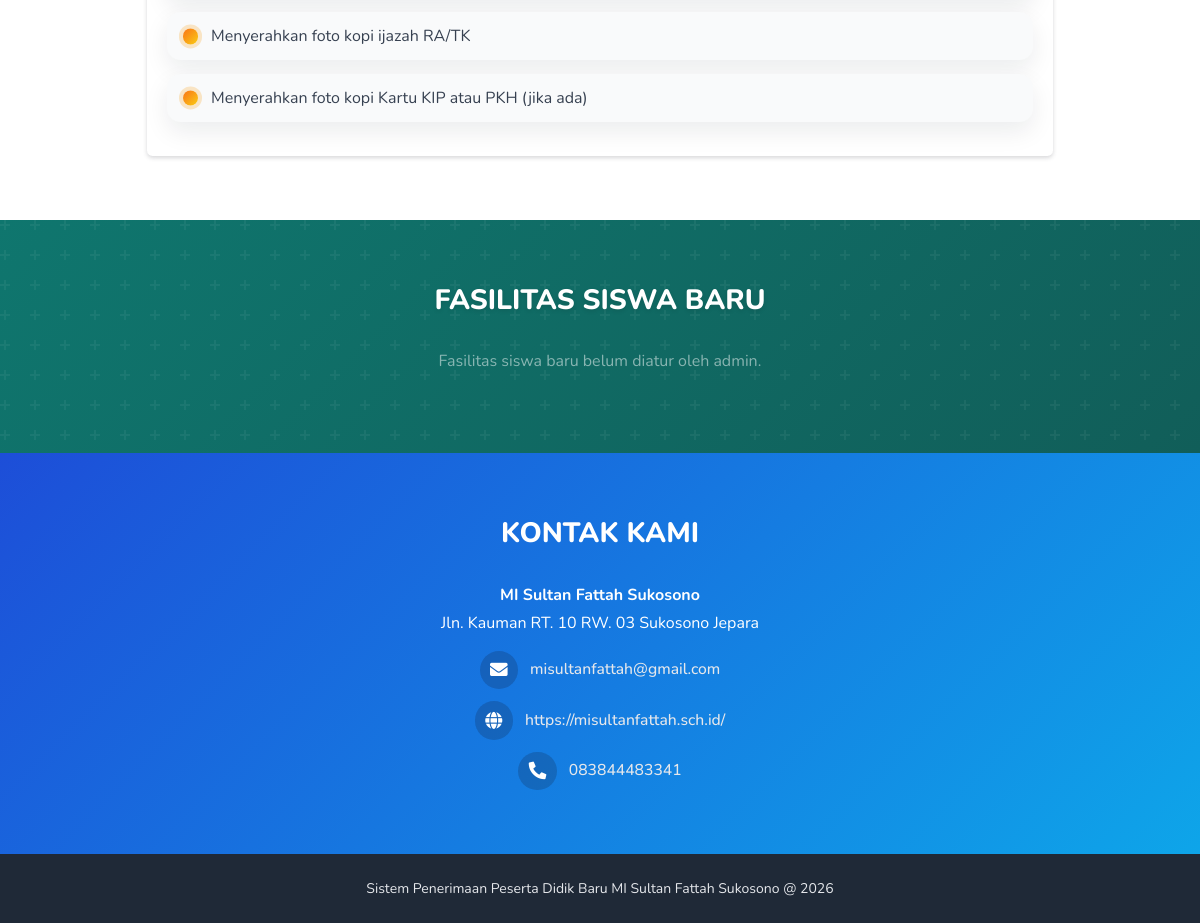
Before: / (lower part) with the older database file.
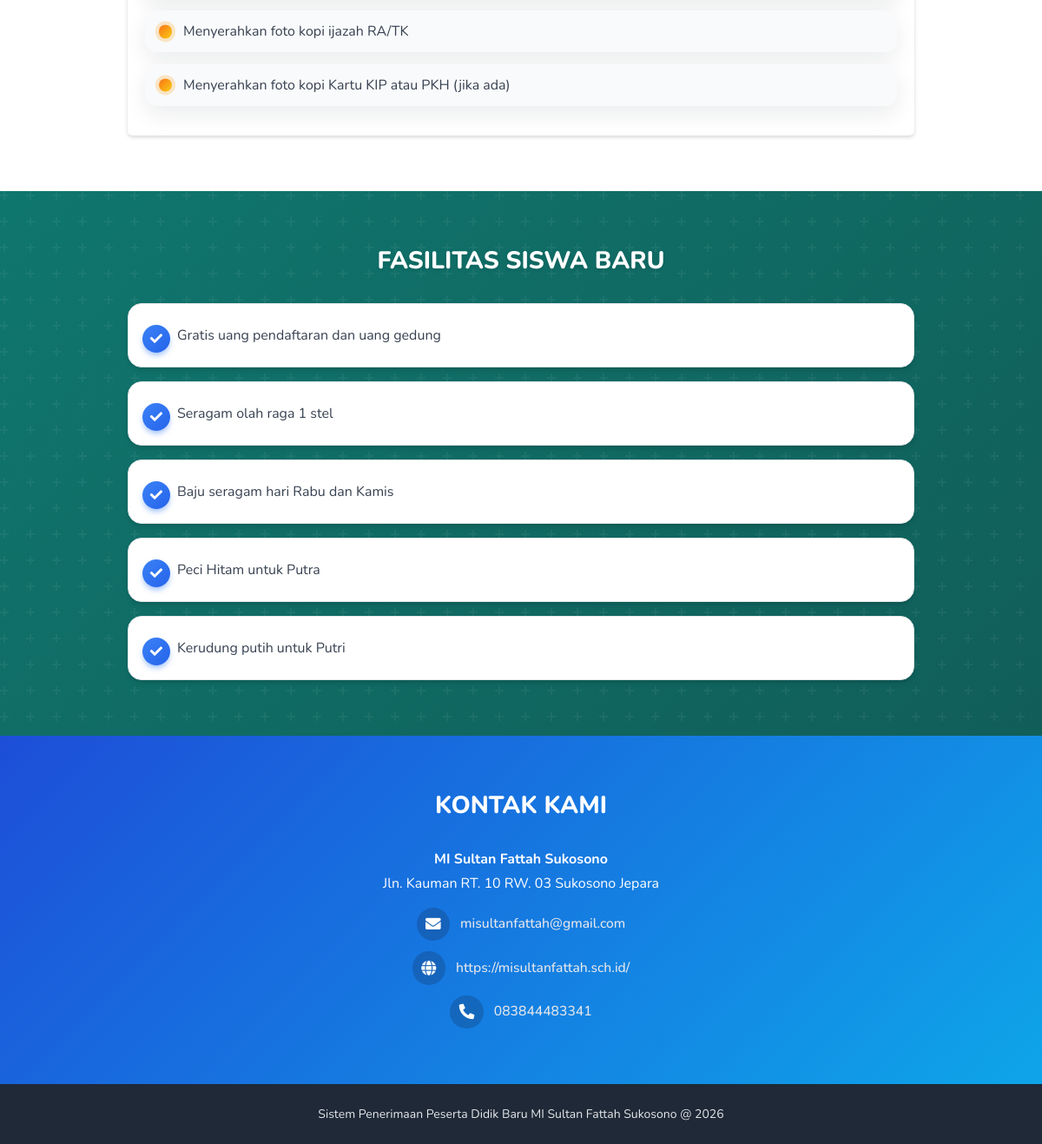
After: the same page with the newer database file.
### tables this page shows
CREATE TABLE `pengaturan` (
  `id` int unsigned NOT NULL AUTO_INCREMENT,
  `nama` varchar(50) NOT NULL,
  `nilai` text NOT NULL,
  PRIMARY KEY (`id`),
  UNIQUE KEY `nama` (`nama`)
);

### config.php (called while the page is built, shortened)
<?php
$db_host = 'localhost';
$db_user = 'root';
$db_pass = '';
$db_name = 'ppdb_2026';
$mysqli = new mysqli($db_host, $db_user, $db_pass, $db_name);
$mysqli->set_charset('utf8mb4');
function get_option(string $name, string $default = ''): string
{
    global $mysqli;
    $stmt = $mysqli->prepare('SELECT nilai FROM pengaturan WHERE nama = ? LIMIT 1');
    $stmt->bind_param('s', $name);
    $stmt->execute();
    $stmt->bind_result($nilai);
    if ($stmt->fetch()) {
        return (string)$nilai;
    }
    return $default;
}
function get_ppdb_status(): string
{
    $manual = get_option('status_pendaftaran', 'tutup');
    $start = get_option('pendaftaran_start_at', '');
    $end = get_option('pendaftaran_end_at', '') !== '' ? get_option('pendaftaran_end_at', '') : get_option('pendaftaran_open_until', '');
    if ($start === '' && $end === '') {
        return $manual;
    }
    return 'buka';
}

### index.php (the view, shortened to what the changed rows need)
<?php
require __DIR__ . '/config.php';
$status_pendaftaran = get_ppdb_status();
$info_pendaftaran = get_option('info_pendaftaran', 'Informasi PPDB belum diatur.');
$syarat_pendaftaran = get_option('syarat_pendaftaran', '');
$fasilitas_siswa = get_option('fasilitas_siswa', '');
?>
<!DOCTYPE html>
<html lang="id">
<head>
    <link href="assets/vendor/fontawesome-free/css/all.min.css" rel="stylesheet" type="text/css">
    <link href="assets/css/sb-admin-2.min.css" rel="stylesheet">
</head>
<body id="page-top">
    <section id="fasilitas" class="section section-fasilitas">
        <div class="container" style="position: relative; z-index: 1;">
            <div class="row justify-content-center">
                <div class="col-lg-10">
                    <?php if (trim($fasilitas_siswa) !== '') : ?>
                    <div class="fasilitas-modern">
                        <?= $fasilitas_siswa; ?>
                    </div>
                    <?php else : ?>
                    <div class="text-center text-white-50">
                        <p>Fasilitas siswa baru belum diatur oleh admin.</p>
                    </div>
                    <?php endif; ?>
                </div>
            </div>
        </div>
    </section>
</body>
</html>

Changed rows visible on the page:
added pengaturan: nilai "Gratis uang pendaftaran dan uang gedung Seragam olah raga 1 stel Baju seragam hari Rabu dan Kamis Peci Hitam untuk Putra Kerudung putih untuk Putri"
Other visible differences:
text no longer shown: "Fasilitas siswa baru belum diatur oleh admin."
